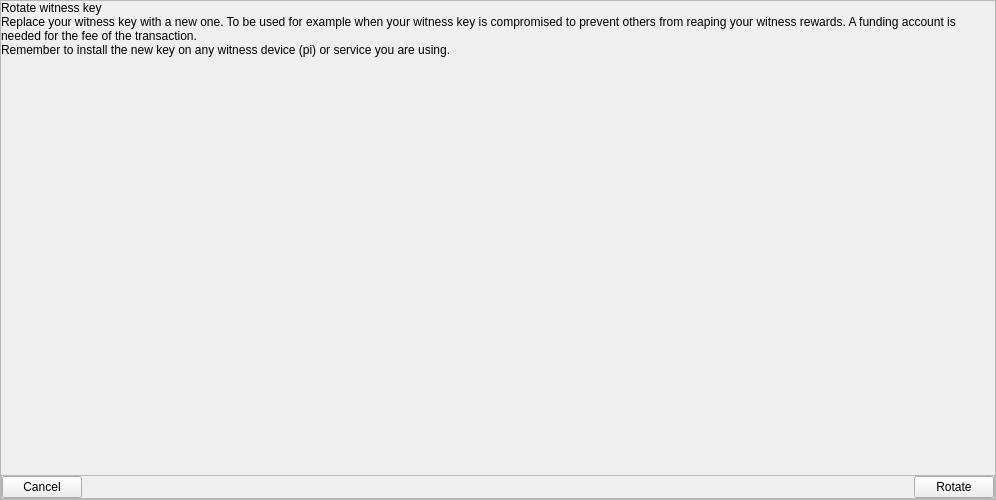
<?xml version="1.0" encoding="UTF-8"?>
<ui version="4.0">
 <class>RotateWitnessDialog</class>
 <widget class="QFrame" name="RotateWitnessDialog">
  <property name="geometry">
   <rect>
    <x>0</x>
    <y>0</y>
    <width>996</width>
    <height>500</height>
   </rect>
  </property>
  <property name="sizePolicy">
   <sizepolicy hsizetype="Expanding" vsizetype="Expanding">
    <horstretch>0</horstretch>
    <verstretch>0</verstretch>
   </sizepolicy>
  </property>
  <property name="toolTip">
   <string notr="true"/>
  </property>
  <layout class="QVBoxLayout" name="verticalLayout_2">
   <property name="spacing">
    <number>0</number>
   </property>
   <property name="leftMargin">
    <number>0</number>
   </property>
   <property name="topMargin">
    <number>0</number>
   </property>
   <property name="rightMargin">
    <number>0</number>
   </property>
   <property name="bottomMargin">
    <number>0</number>
   </property>
   <item>
    <layout class="QHBoxLayout" name="horizontalLayout">
     <property name="spacing">
      <number>0</number>
     </property>
     <item>
      <widget class="QFrame" name="dialogFrame">
       <property name="minimumSize">
        <size>
         <width>50</width>
         <height>0</height>
        </size>
       </property>
       <property name="frameShape">
        <enum>QFrame::StyledPanel</enum>
       </property>
       <property name="frameShadow">
        <enum>QFrame::Raised</enum>
       </property>
       <layout class="QVBoxLayout" name="verticalLayout">
        <property name="spacing">
         <number>0</number>
        </property>
        <property name="leftMargin">
         <number>0</number>
        </property>
        <property name="topMargin">
         <number>0</number>
        </property>
        <property name="rightMargin">
         <number>0</number>
        </property>
        <property name="bottomMargin">
         <number>0</number>
        </property>
        <item>
         <widget class="QLabel" name="titleLabel">
          <property name="text">
           <string>Rotate witness key</string>
          </property>
         </widget>
        </item>
        <item>
         <widget class="QLabel" name="descriptionLabel">
          <property name="sizePolicy">
           <sizepolicy hsizetype="Expanding" vsizetype="Preferred">
            <horstretch>0</horstretch>
            <verstretch>0</verstretch>
           </sizepolicy>
          </property>
          <property name="text">
           <string>Replace your witness key with a new one. To be used for example when your witness key is compromised to prevent others from reaping your witness rewards. A funding account is needed for the fee of the transaction.
Remember to install the new key on any witness device (pi) or service you are using.</string>
          </property>
          <property name="wordWrap">
           <bool>true</bool>
          </property>
         </widget>
        </item>
        <item alignment="Qt::AlignTop">
         <widget class="AccountSelectionWidget" name="fundingSelection" native="true">
          <property name="sizePolicy">
           <sizepolicy hsizetype="Expanding" vsizetype="Fixed">
            <horstretch>0</horstretch>
            <verstretch>0</verstretch>
           </sizepolicy>
          </property>
          <property name="minimumSize">
           <size>
            <width>0</width>
            <height>60</height>
           </size>
          </property>
         </widget>
        </item>
        <item>
         <spacer name="verticalSpacer">
          <property name="orientation">
           <enum>Qt::Vertical</enum>
          </property>
          <property name="sizeHint" stdset="0">
           <size>
            <width>20</width>
            <height>25</height>
           </size>
          </property>
         </spacer>
        </item>
        <item>
         <widget class="QFrame" name="buttonFrame">
          <property name="frameShape">
           <enum>QFrame::StyledPanel</enum>
          </property>
          <property name="frameShadow">
           <enum>QFrame::Raised</enum>
          </property>
          <layout class="QHBoxLayout" name="horizontalLayout_2">
           <property name="spacing">
            <number>0</number>
           </property>
           <property name="leftMargin">
            <number>0</number>
           </property>
           <property name="topMargin">
            <number>0</number>
           </property>
           <property name="rightMargin">
            <number>0</number>
           </property>
           <property name="bottomMargin">
            <number>0</number>
           </property>
           <item>
            <widget class="QPushButton" name="cancelButton">
             <property name="cursor">
              <cursorShape>PointingHandCursor</cursorShape>
             </property>
             <property name="text">
              <string>Cancel</string>
             </property>
            </widget>
           </item>
           <item>
            <spacer name="buttonSpacer">
             <property name="orientation">
              <enum>Qt::Horizontal</enum>
             </property>
             <property name="sizeHint" stdset="0">
              <size>
               <width>72</width>
               <height>20</height>
              </size>
             </property>
            </spacer>
           </item>
           <item>
            <widget class="QPushButton" name="confirmButton">
             <property name="cursor">
              <cursorShape>PointingHandCursor</cursorShape>
             </property>
             <property name="text">
              <string>Rotate</string>
             </property>
             <property name="class" stdset="0">
              <string notr="true">focus</string>
             </property>
            </widget>
           </item>
          </layout>
         </widget>
        </item>
       </layout>
      </widget>
     </item>
    </layout>
   </item>
  </layout>
 </widget>
 <customwidgets>
  <customwidget>
   <class>AccountSelectionWidget</class>
   <extends>QWidget</extends>
   <header location="global">qt/accountselectionwidget.h</header>
   <container>1</container>
  </customwidget>
 </customwidgets>
 <resources/>
 <connections/>
</ui>
